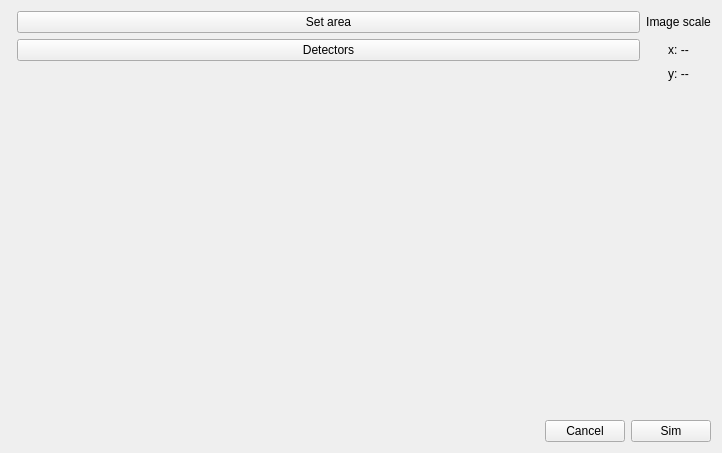
<?xml version="1.0" encoding="UTF-8"?>
<ui version="4.0">
 <class>StemFrame</class>
 <widget class="QWidget" name="StemFrame">
  <property name="geometry">
   <rect>
    <x>0</x>
    <y>0</y>
    <width>722</width>
    <height>453</height>
   </rect>
  </property>
  <property name="windowTitle">
   <string>Form</string>
  </property>
  <layout class="QGridLayout" name="gridLayout" rowstretch="0,0,0,1,0">
   <item row="3" column="1">
    <spacer name="vSpacer">
     <property name="orientation">
      <enum>Qt::Vertical</enum>
     </property>
     <property name="sizeType">
      <enum>QSizePolicy::Expanding</enum>
     </property>
     <property name="sizeHint" stdset="0">
      <size>
       <width>0</width>
       <height>0</height>
      </size>
     </property>
    </spacer>
   </item>
   <item row="1" column="1">
    <widget class="QPushButton" name="btnDetectors">
     <property name="sizePolicy">
      <sizepolicy hsizetype="MinimumExpanding" vsizetype="Fixed">
       <horstretch>0</horstretch>
       <verstretch>0</verstretch>
      </sizepolicy>
     </property>
     <property name="minimumSize">
      <size>
       <width>0</width>
       <height>0</height>
      </size>
     </property>
     <property name="maximumSize">
      <size>
       <width>16777215</width>
       <height>16777215</height>
      </size>
     </property>
     <property name="text">
      <string>Detectors</string>
     </property>
    </widget>
   </item>
   <item row="0" column="1">
    <widget class="QPushButton" name="btnArea">
     <property name="sizePolicy">
      <sizepolicy hsizetype="MinimumExpanding" vsizetype="Fixed">
       <horstretch>0</horstretch>
       <verstretch>0</verstretch>
      </sizepolicy>
     </property>
     <property name="minimumSize">
      <size>
       <width>0</width>
       <height>0</height>
      </size>
     </property>
     <property name="maximumSize">
      <size>
       <width>16777215</width>
       <height>16777215</height>
      </size>
     </property>
     <property name="text">
      <string>Set area</string>
     </property>
    </widget>
   </item>
   <item row="2" column="2">
    <widget class="QLabel" name="lblStemScaleY">
     <property name="sizePolicy">
      <sizepolicy hsizetype="Minimum" vsizetype="Preferred">
       <horstretch>0</horstretch>
       <verstretch>0</verstretch>
      </sizepolicy>
     </property>
     <property name="text">
      <string>y: --</string>
     </property>
     <property name="alignment">
      <set>Qt::AlignCenter</set>
     </property>
    </widget>
   </item>
   <item row="4" column="0" colspan="3">
    <layout class="QHBoxLayout" name="horizontalLayout">
     <item>
      <spacer name="horizontalSpacer">
       <property name="orientation">
        <enum>Qt::Horizontal</enum>
       </property>
       <property name="sizeHint" stdset="0">
        <size>
         <width>0</width>
         <height>0</height>
        </size>
       </property>
      </spacer>
     </item>
     <item>
      <widget class="QPushButton" name="btnCancel">
       <property name="sizePolicy">
        <sizepolicy hsizetype="Minimum" vsizetype="Fixed">
         <horstretch>0</horstretch>
         <verstretch>0</verstretch>
        </sizepolicy>
       </property>
       <property name="minimumSize">
        <size>
         <width>0</width>
         <height>0</height>
        </size>
       </property>
       <property name="maximumSize">
        <size>
         <width>16777215</width>
         <height>16777215</height>
        </size>
       </property>
       <property name="text">
        <string>Cancel</string>
       </property>
      </widget>
     </item>
     <item>
      <widget class="QPushButton" name="btnSim">
       <property name="sizePolicy">
        <sizepolicy hsizetype="Minimum" vsizetype="Fixed">
         <horstretch>0</horstretch>
         <verstretch>0</verstretch>
        </sizepolicy>
       </property>
       <property name="minimumSize">
        <size>
         <width>0</width>
         <height>0</height>
        </size>
       </property>
       <property name="maximumSize">
        <size>
         <width>16777215</width>
         <height>16777215</height>
        </size>
       </property>
       <property name="text">
        <string>Sim</string>
       </property>
      </widget>
     </item>
    </layout>
   </item>
   <item row="1" column="2">
    <widget class="QLabel" name="lblStemScaleX">
     <property name="sizePolicy">
      <sizepolicy hsizetype="Minimum" vsizetype="Preferred">
       <horstretch>0</horstretch>
       <verstretch>0</verstretch>
      </sizepolicy>
     </property>
     <property name="text">
      <string>x: --</string>
     </property>
     <property name="alignment">
      <set>Qt::AlignCenter</set>
     </property>
    </widget>
   </item>
   <item row="0" column="2">
    <widget class="QLabel" name="label_2">
     <property name="sizePolicy">
      <sizepolicy hsizetype="Minimum" vsizetype="Preferred">
       <horstretch>0</horstretch>
       <verstretch>0</verstretch>
      </sizepolicy>
     </property>
     <property name="text">
      <string>Image scale</string>
     </property>
     <property name="alignment">
      <set>Qt::AlignCenter</set>
     </property>
    </widget>
   </item>
   <item row="1" column="0">
    <spacer name="horizontalSpacer_2">
     <property name="orientation">
      <enum>Qt::Horizontal</enum>
     </property>
     <property name="sizeType">
      <enum>QSizePolicy::Minimum</enum>
     </property>
     <property name="sizeHint" stdset="0">
      <size>
       <width>0</width>
       <height>0</height>
      </size>
     </property>
    </spacer>
   </item>
  </layout>
 </widget>
 <tabstops>
  <tabstop>btnArea</tabstop>
  <tabstop>btnDetectors</tabstop>
  <tabstop>btnCancel</tabstop>
  <tabstop>btnSim</tabstop>
 </tabstops>
 <resources/>
 <connections/>
</ui>
